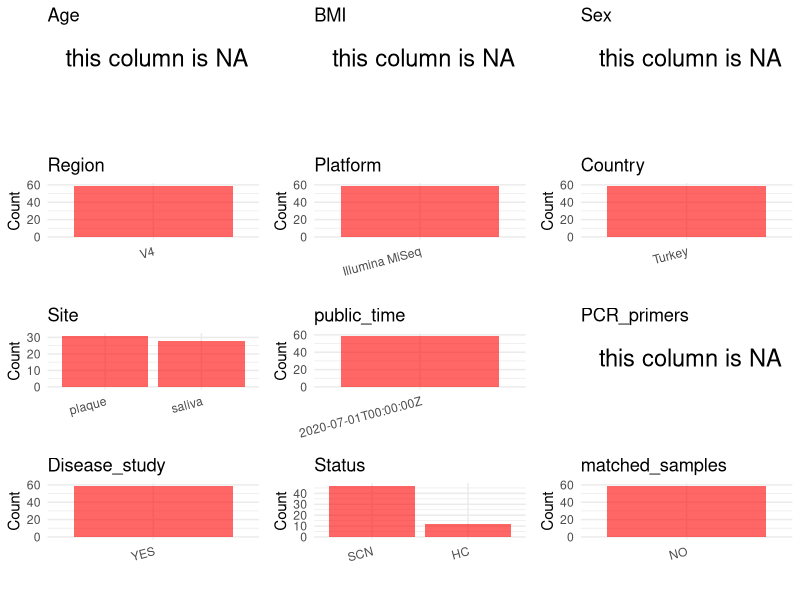

Write the R code that produced this figure. (Note: this script raises an error after producing the figure.)
## ---- chunk 1
# Load necessary libraries
library(dplyr)
library(ggplot2)
library(cowplot)

# Set working directory (update this path to your local directory)
setwd("D:/studylearning/董彪师兄项目/任务4_20251009/PRJNA564282")

# Read the initial metadata files
initial_meta<-read.csv("SraRunTable.csv",header = T)

# Display the first few rows of the metadata
head(initial_meta)
## ---- chunk 2
# Create a uniform metadata dataframe
metadata <- data.frame(
  BioProject = initial_meta$BioProject,
  Run = initial_meta$Run,
  sample_name = initial_meta$Sample.Name,
  Age = NA,
  BMI = NA,
  Sex= NA,
  Region = "V4",
  Platform = initial_meta$Instrument,
  Country = "Turkey",
  Site = initial_meta$env_medium,
  public_time = initial_meta$ReleaseDate,
  stringsAsFactors = FALSE
)
## ---- chunk 3
# Add information obtained from the publication
metadata$PCR_primers <- NA_character_  # Update based on the publication
metadata$title <- "Dysbiosis of the Oral Ecosystem in Severe Congenital Neutropenia Patients"
metadata$Disease_study <- "YES"
metadata <- metadata %>% 
  mutate(Status=case_when(
    grepl("ctrl",sample_name)~"HC",
    TRUE~"SCN"
  ))

#extract subject id by remove prefix of sample_name
#metadata$sample_name <- gsub("_st|_sal", "", metadata$sample_name)

# Check initial data distribution
cat("Initial sample distribution:\n")
table(metadata$sample_name)
table(metadata$Site)

# Calculate sampling frequency per subject
sample_counts <- table(metadata$sample_name)
cat("\nNumber of samples per subject:\n")
print(sample_counts)

# Create matched_samples column
metadata$matched_samples <- ifelse(metadata$sample_name %in% names(sample_counts[sample_counts >= 2]), "YES", "NO")

cat("\nMatched samples distribution:\n")
table(metadata$matched_samples)

# Identify samples for removal: single samples excluding saliva,plaque
single_samples <- names(sample_counts[sample_counts == 1])
samples_to_remove <- metadata$sample_name %in% single_samples & !(metadata$Site %in% c("saliva","plaque"))

cat("\nNumber of samples to be removed:", sum(samples_to_remove), "\n")

# Remove identified samples
metadata_clean <- metadata[!samples_to_remove, ]

cat("\nFinal sample distribution after cleaning:\n")
table(metadata_clean$sample_name)
table(metadata_clean$Site)
table(metadata_clean$matched_samples)

# Use cleaned dataset for subsequent analysis
metadata <- metadata_clean
## ---- chunk 4
# Check the number of unique runs and sample names
print(paste("Number of unique runs:", length(unique(metadata$Run))))
print(paste("Number of unique sample names:", length(unique(metadata$sample_name))))
## ---- chunk 5
# Select columns for visualization
plot_data <- metadata %>%
  select(-BioProject, -Run, -sample_name, -title)

# Function to create simple plots for each column
create_simple_plots <- function(data) {
  plots <- list()
  
  for (col in colnames(data)) {
    # Check if the column is all NA
    if (all(is.na(data[[col]]))) {
      # Create an empty plot with text indicating all NA
      p <- ggplot() +
        annotate("text", x = 0.5, y = 0.5, label = "this column is NA", size = 6) +
        labs(title = col) +
        theme_void()
    } else if (is.numeric(data[[col]])) {
      # Numeric variable: histogram
      p <- ggplot(data, aes(x = .data[[col]])) +
        geom_histogram(fill = "blue", alpha = 0.6, bins = 20, na.rm = TRUE) +
        labs(title = col) +
        theme_minimal()
    } else {
      # Categorical variable: bar plot (remove NA values)
      count_data <- as.data.frame(table(data[[col]], useNA = "ifany"))
      p <- ggplot(count_data, aes(x = reorder(Var1, -Freq), y = Freq)) +
        geom_col(fill = "red", alpha = 0.6) +
        labs(title = col, x = NULL, y = "Count") +
        theme_minimal() +
        theme(axis.text.x = element_text(angle = 15, hjust = 1))
    }
    plots[[col]] <- p
  }
  
  return(plots)
}

# Generate and arrange plots
plots <- create_simple_plots(plot_data)
p<-plot_grid(plots$Age, 
          plots$BMI, 
          plots$Sex, 
          plots$Region, 
          plots$Platform, 
          plots$Country, 
          plots$Site,
          plots$public_time, 
          plots$PCR_primers,
          plots$Disease_study,
          plots$Status,
          plots$matched_samples,# add 
          ncol = 3, align = "hv", axis = "lb")
ggsave("Metadata_Summary.png", plot = p, width = 8, height = 6, dpi = 150, bg = "white")
## ---- chunk 6
knitr::include_graphics("Metadata_Summary.png")
## ---- chunk 7
# Reorder columns to match the desired format
metadata <- metadata[, c(
  "BioProject", "Run", "sample_name", "Age", "BMI", "Sex", 
  "Region", "Platform", "Country", "Site", "public_time", 
  "PCR_primers", "title", "Disease_study", "Status","matched_samples"
)]

# Export the uniform metadata to a CSV file
write.csv(metadata, file = "metadata.csv", quote = FALSE)
head(metadata)
